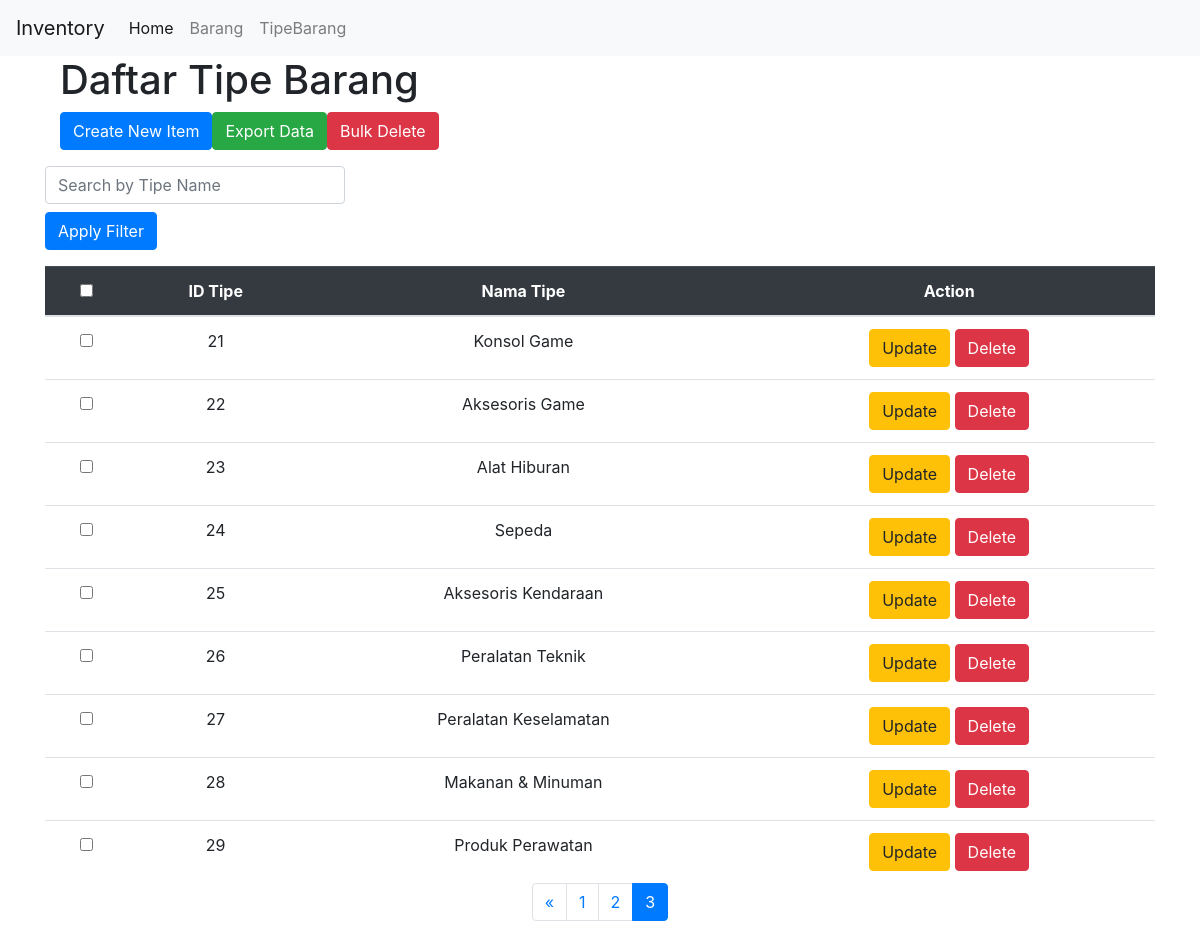
The page /tipebarang?page=3 on the database its author committed.
### app.py (models this page shows, shortened)
class TipeBarang(db.Model):
    __tablename__ = 'tipebarang'
    id = db.Column(db.Integer, primary_key=True)
    nama_tipe = db.Column(db.String, nullable=False)

### app.py (the view)
@app.route('/tipebarang', methods=['GET'])
def get_all_tipe():
    search = request.args.get('search', '')
    page = request.args.get('page', 1, type=int)
    per_page = 10
    query = TipeBarang.query
    if search:
        query = query.filter(TipeBarang.nama_tipe.ilike(f'%{search}%'))
    tipe_list = query.paginate(page=page, per_page=per_page, error_out=False)
    return render_template('/tipebarang/index.html', tipe_list=tipe_list)

### templates/tipebarang/index.html (shortened to what this page needs)
{% extends "base/base.html" %} {% block content %}
<header class="container">
	<h1>Daftar Tipe Barang</h1>
	<div class="d-flex mb-3">
		<a href="{{ url_for('add_tipebarang') }}" class="btn btn-primary me-2"
			>Create New Item</a
		>
		<a href="{{ url_for('export_tipebarang') }}" class="btn btn-success me-2"
			>Export Data</a
		>
		<button class="btn btn-danger" id="bulk-delete">Bulk Delete</button>
	</div>
</header>
<main>
	<form method="get" action="/tipebarang" class="mb-3">
		<input
			type="text"
			name="search"
			value="{{ request.args.get('search', '') }}"
			placeholder="Search by Tipe Name"
			class="form-control mb-2"
			style="max-width: 300px"
		/>
		<button type="submit" class="btn btn-primary">Apply Filter</button>
	</form>
	<table class="table table-hover mb-0 text-center data">
		<thead class="table-dark">
			<tr>
				<th><input type="checkbox" id="select-all" /></th>
				<th>ID Tipe</th>
				<th>Nama Tipe</th>
				<th>Action</th>
			</tr>
		</thead>
		<tbody>
			{% if tipe_list.items %} {% for tipe in tipe_list.items %}
			<tr>
				<td>
					<input type="checkbox" class="select-item" value="{{ tipe.id }}" />
				</td>
				<td>{{ tipe.id }}</td>
				<td>{{ tipe.nama_tipe }}</td>
				<td>
					<a
						href="{{ url_for('update_tipebarang', id=tipe.id) }}"
						class="btn btn-warning"
					>
						Update
					</a>
					<a
						href="{{ url_for('delete_tipebarang', id=tipe.id) }}"
						class="btn btn-danger"
					>
						Delete
					</a>
				</td>
			</tr>
			{% endfor %} {% else %}
			<tr>
				<td colspan="4">No data found</td>
			</tr>
			{% endif %}
		</tbody>
	</table>
	<nav aria-label="Page navigation">
		<ul class="pagination justify-content-center">
			{% if tipe_list.has_prev %}
			<li class="page-item">
				<a
					class="page-link"
					href="?page={{ tipe_list.prev_num }}{% if request.args.get('search') %}&search={{ request.args.get('search') }}{% endif %}"
					aria-label="Previous"
				>
					<span aria-hidden="true">&laquo;</span>
				</a>
			</li>
			{% endif %} {% for page_num in tipe_list.iter_pages() %}
			<li
				class="page-item {% if page_num == tipe_list.page %}active{% endif %}"
			>
				<a
					class="page-link"
					href="?page={{ page_num }}{% if request.args.get('search') %}&search={{ request.args.get('search') }}{% endif %}"
				>
					{{ page_num }}
				</a>
			</li>
			{% endfor %}
		</ul>
	</nav>
</main>
{% endblock %}

### rows shown on the page
TipeBarang: id "21", nama_tipe "Konsol Game"
TipeBarang: id "22", nama_tipe "Aksesoris Game"
TipeBarang: id "23", nama_tipe "Alat Hiburan"
TipeBarang: id "24", nama_tipe "Sepeda"
TipeBarang: id "25", nama_tipe "Aksesoris Kendaraan"
TipeBarang: id "26", nama_tipe "Peralatan Teknik"
TipeBarang: id "27", nama_tipe "Peralatan Keselamatan"
TipeBarang: id "28", nama_tipe "Makanan & Minuman"
TipeBarang: id "29", nama_tipe "Produk Perawatan"

### other values the page prints
{{ page_num }} "1" "2" "3"
